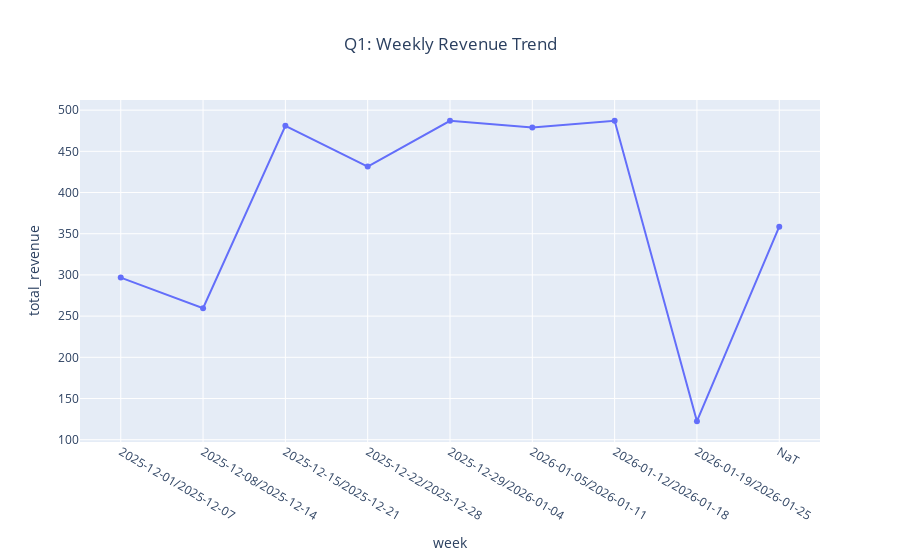

Notebook source saved alongside this figure:
### Markdown cell above
# EDA Plan & Questions

We will answer the following questions to understand sales performance and data quality:

1. **Trend:** How does total revenue change over time (by month)?
2. **Geography:** Which country generates the most revenue?
3. **Distribution:** What is the distribution of order amounts (winsorized)?
4. **Risk Analysis:** Which country has the highest refund rate?
5. **Customer Behavior:** What is the busiest day of the week for orders?

### Code cell
df['week'] = df['created_at'].dt.tz_localize(None).dt.to_period('W').astype(str)

q1_df = (
    df.groupby("week", dropna=False)
    .agg(
        total_revenue=("amount", "sum"), 
        orders_count=("order_id", "count")
    )
    .reset_index()
    .sort_values("week")
)

print("--- Weekly Revenue Table ---")
print(q1_df.sort_values("total_revenue", ascending=False).head())

fig1 = px.line(
    q1_df, 
    x="week", 
    y="total_revenue", 
    markers=True,
    title="Q1: Weekly Revenue Trend"
)
fig1.update_layout(title_x=0.5)
fig1.show()
save_fig(fig1, "q1_weekly_trend.png")

### Figure 1 — Plotly figure (JSON) as saved in the notebook; plotly's stock layout.template omitted (floating-point values rounded to 4 significant figures)
{"data": [{"hovertemplate": "week=%{x}<br>total_revenue=%{y}<extra></extra>", "legendgroup": "", "line": {"color": "#636efa", "dash": "solid"}, "marker": {"symbol": "circle"}, "mode": "lines+markers", "name": "", "orientation": "v", "showlegend": false, "type": "scatter", "x": ["2025-12-01/2025-12-07", "2025-12-08/2025-12-14", "2025-12-15/2025-12-21", "2025-12-22/2025-12-28", "2025-12-29/2026-01-04", "2026-01-05/2026-01-11", "2026-01-12/2026-01-18", "2026-01-19/2026-01-25", "NaT"], "xaxis": "x", "y": [296.7, 259.5, 481.0, 431.5, 487.0, 478.9, 487.0, 122.5, 358.6], "yaxis": "y"}], "layout": {"legend": {"tracegroupgap": 0}, "title": {"text": "Q1: Weekly Revenue Trend", "x": 0.5}, "xaxis": {"anchor": "y", "domain": [0, 1], "title": {"text": "week"}}, "yaxis": {"anchor": "x", "domain": [0, 1], "title": {"text": "total_revenue"}}}}
